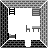

Rendered tile map (Tiled .tmx) drawn with the repository's tilesets; below, a short description and the full map source, tile grids included:
An orthogonal 6x6 tile map with 8x8 px tiles, 1 tile layer (Terrain), 3 tilesets and 12 objects (Empty Bookcase Message, To Outside, To Loft, Check If Bed Searched, Search Bed Message, ...).

<map version="1.9" tiledversion="1.9.2" orientation="orthogonal" renderorder="right-down" width="6" height="6" tilewidth="8" tileheight="8" infinite="0" nextlayerid="3" nextobjectid="24">
 <properties>
  <property name="DefaultTerrain" type="int" value="1" />
  <property name="Name" value="Home" />
 </properties>
 <tileset firstgid="1" source="Terrain.tsx" />
 <tileset firstgid="129" source="EventTypes.tsx" />
 <tileset firstgid="257" source="Creatures.tsx" />
 <layer id="1" name="Terrain" width="6" height="6">
  <data encoding="csv">
12,5,5,5,5,9,
8,21,4,4,92,6,
8,4,4,4,4,6,
8,4,4,91,89,6,
8,23,4,4,4,6,
11,7,7,19,7,10
</data>
 </layer>
 <objectgroup id="2" name="Events" opacity="0.53">
  <object id="11" name="Empty Bookcase Message" gid="131" x="61.375" y="-3.625" width="8" height="8">
   <properties>
    <property name="Message" value="The bookcase is bare." />
   </properties>
  </object>
  <object id="12" name="To Outside" gid="132" x="29.125" y="66.25" width="8" height="8">
   <properties>
    <property name="ToMap" value="Quotidian" />
    <property name="ToX" type="int" value="26" />
    <property name="ToY" type="int" value="5" />
   </properties>
  </object>
  <object id="13" name="To Loft" gid="132" x="13.875" y="-11.5" width="8" height="8">
   <properties>
    <property name="ToMap" value="Loft" />
    <property name="ToX" type="int" value="2" />
    <property name="ToY" type="int" value="1" />
   </properties>
  </object>
  <object id="14" name="Check If Bed Searched" gid="133" x="-20.75" y="45.125" width="8" height="8">
   <properties>
    <property name="FlagType" propertytype="FlagType" value="HomeBedSearched" />
    <property name="WhenClear" type="object" value="15" />
   </properties>
  </object>
  <object id="15" name="Search Bed Message" gid="131" x="-39.875" y="45.875" width="8" height="8">
   <properties>
    <property name="Message" value="You find a rusty dagger!" />
    <property name="NextEvent" type="object" value="16" />
   </properties>
  </object>
  <object id="16" name="Set Bed Searched" gid="134" x="-55.5" y="50" width="8" height="8">
   <properties>
    <property name="FlagType" propertytype="FlagType" value="HomeBedSearched" />
    <property name="NextEvent" type="object" value="17" />
   </properties>
  </object>
  <object id="17" name="Give Rusty Dagger" gid="136" x="-65.625" y="61.5" width="8" height="8">
   <properties>
    <property name="ItemCount" type="int" value="1" />
   </properties>
  </object>
  <object id="18" name="Bookcase" gid="130" x="32" y="16" width="8" height="8">
   <properties>
    <property name="OnBump" type="object" value="11" />
   </properties>
  </object>
  <object id="19" name="Ladder Up" gid="130" x="8" y="16" width="8" height="8">
   <properties>
    <property name="OnEnter" type="object" value="13" />
   </properties>
  </object>
  <object id="20" name="Bed" gid="130" x="8" y="40" width="8" height="8">
   <properties>
    <property name="OnBump" type="object" value="14" />
   </properties>
  </object>
  <object id="21" name="Exit" gid="130" x="24" y="48" width="8" height="8">
   <properties>
    <property name="OnEnter" type="object" value="12" />
   </properties>
  </object>
  <object id="23" gid="257" x="16" y="16" width="8" height="8" />
 </objectgroup>
</map>
